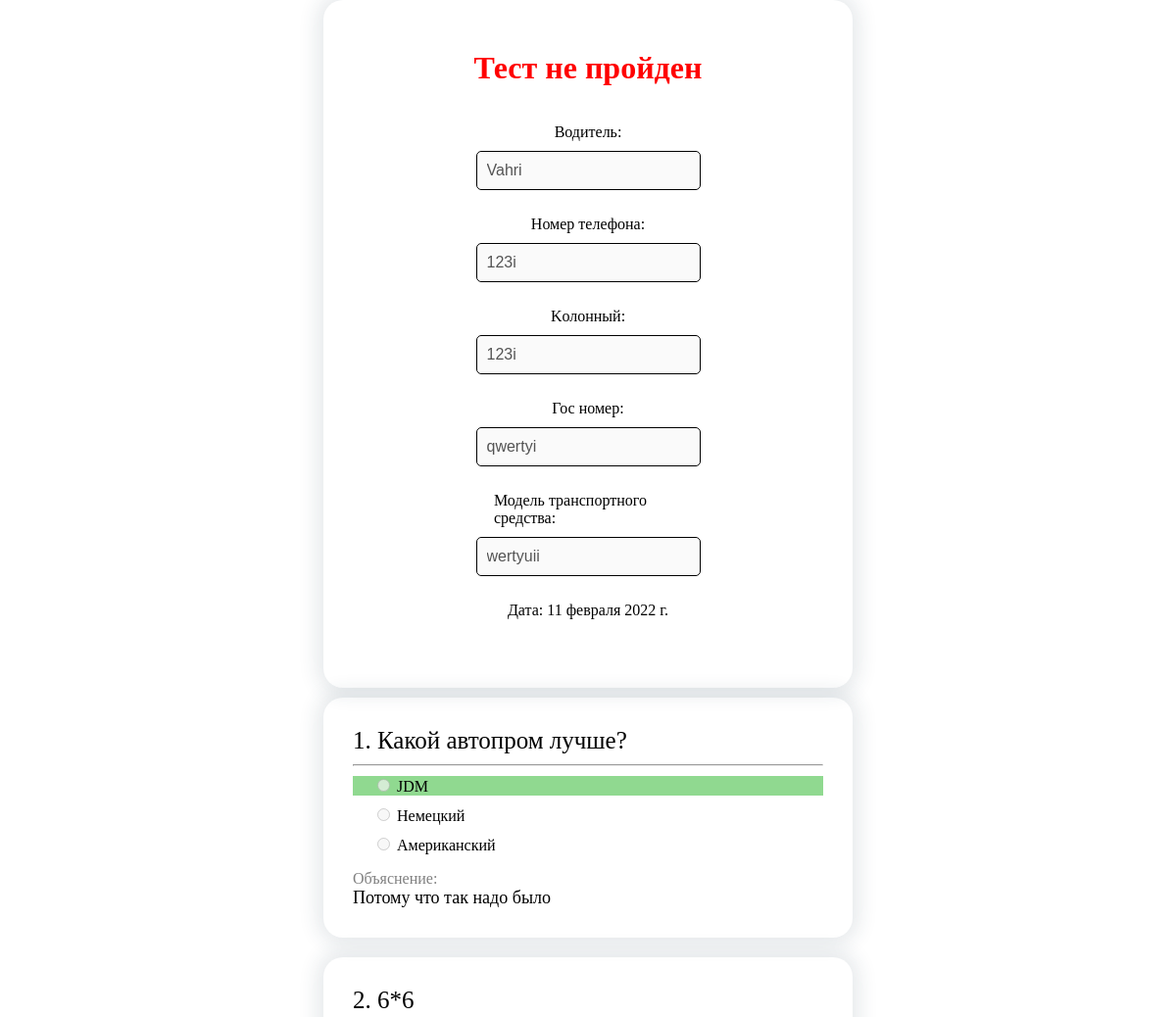
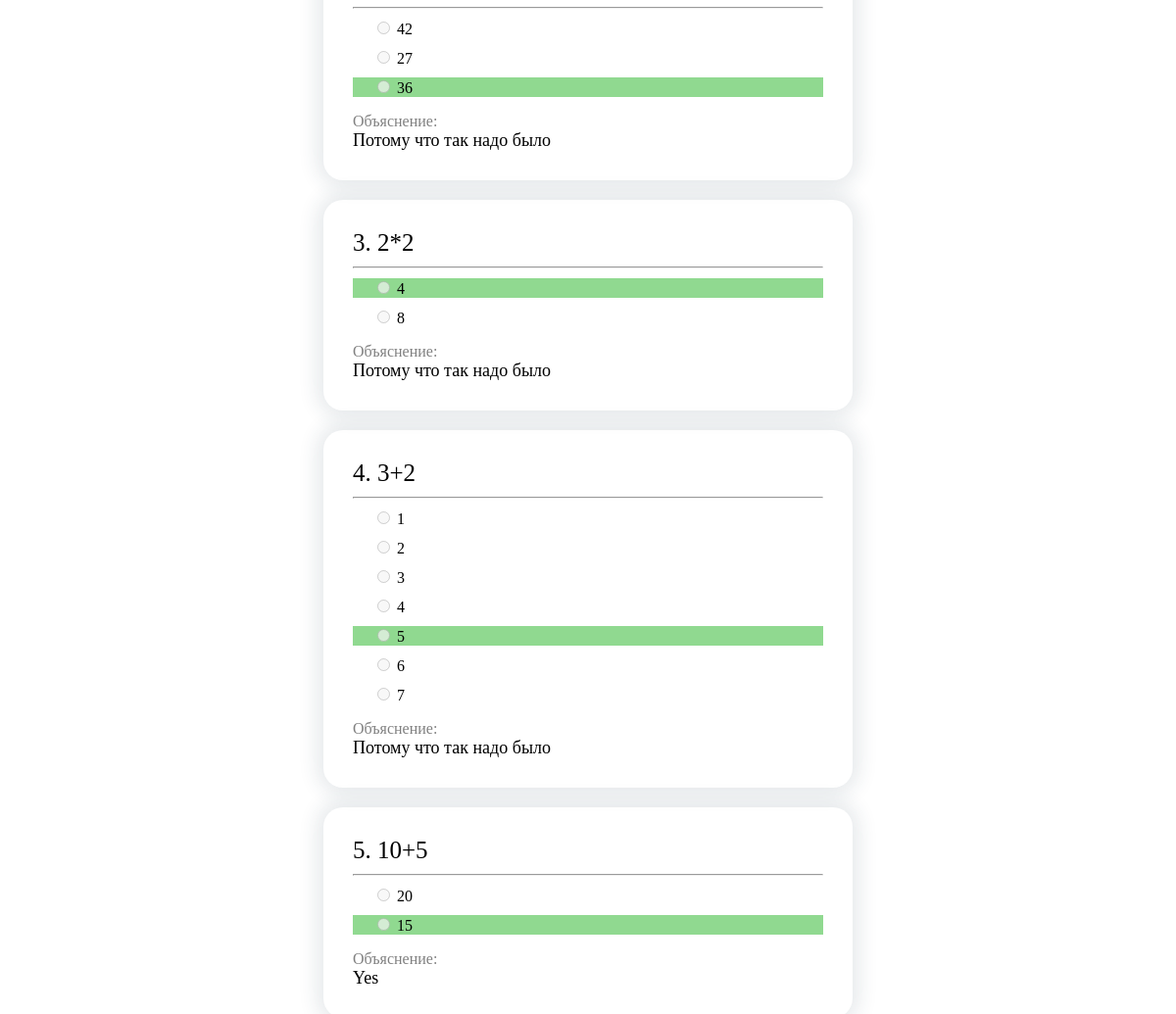
Page /test/8997a25ff3b4747bc80e on the committed database (2 pictures, top to bottom).
### main/models.py (models this page shows, shortened)
class Test(models.Model):
    token = models.CharField(verbose_name='Токен',help_text="Неповторимий элемент", max_length=100)
    fio = models.CharField(verbose_name='Водитель', max_length=100)
    number = models.CharField(verbose_name='Номер телефона', max_length=100)
    columnar = models.CharField(verbose_name='Kолонный', max_length=100)
    carNumber = models.CharField(verbose_name='Гос номер', max_length=100)
    carModel = models.CharField(verbose_name='Модель транспортного средства', max_length=100)
    successfully = models.BooleanField(verbose_name='Пройдено',blank=True)
    date = models.DateField(verbose_name='Дата', auto_now=True,)
    class Meta:
        verbose_name = 'Тест'
        verbose_name_plural = 'Тесты'

class Query(models.Model):
    query = models.TextField(verbose_name='Вопрос',max_length=4000)
    answer1 = models.CharField(verbose_name='Ответ 1', max_length=250)
    answer2 = models.CharField(verbose_name='Ответ 2', max_length=250)
    answer3 = models.CharField(verbose_name='Ответ 3 (не обязательно)', null=True, blank=True, max_length=250)
    answer4 = models.CharField(verbose_name='Ответ 4 (не обязательно)', null=True, blank=True, max_length=250)
    answer5 = models.CharField(verbose_name='Ответ 5 (не обязательно)', null=True, blank=True, max_length=250)
    answer6 = models.CharField(verbose_name='Ответ 6 (не обязательно)', null=True, blank=True, max_length=250)
    answer7 = models.CharField(verbose_name='Ответ 7 (не обязательно)', null=True, blank=True, max_length=250)
    correctAnswer = models.IntegerField(verbose_name='Правильный ответ')
    explanation = models.TextField(verbose_name='объяснение',max_length=2000,null=True, blank=True,)
    class Meta:
        verbose_name = 'Вопрос'
        verbose_name_plural = 'Вопросы'

### main/views.py (the view)
# urls.py: path('test/<str:token>', views.finishedTest),
def finishedTest(request,token):
    passedTets = Test.objects.get(token=token)
    passed = passedTets.successfully
    carNumber = passedTets.carNumber
    fio = passedTets.fio
    number = passedTets.number
    columnar = passedTets.columnar
    carModel = passedTets.carModel
    date = passedTets.date
    test = []
    querys = Query.objects.all()
    for i in range(len(querys)):
        dictonary = {
            'id': querys[i].pk,
            'count': i+1,
            'query': querys[i].query,
            'answer1': querys[i].answer1,
            'answer2': querys[i].answer2,
        }
        if querys[i].answer3:
            dictonary['answer3'] = querys[i].answer3
        if querys[i].answer4:
            dictonary['answer4'] = querys[i].answer4
        if querys[i].answer5:
            dictonary['answer5'] = querys[i].answer5
        if querys[i].answer6:
            dictonary['answer6'] = querys[i].answer6
        if querys[i].answer7:
            dictonary['answer7'] = querys[i].answer7
        dictonary['correctAnswer'] = querys[i].correctAnswer
        dictonary['explanation'] = querys[i].explanation
        test.append(dictonary)
    print(test)
    bigData = {
        'test': test,
        'carNumber':carNumber,
        'fio':fio,
        'number':number,
        'columnar':columnar,
        'carModel':carModel,
        'passed':passed,
        'date':date,
    }
    return render(request, 'main/finishedTest.html', bigData)

### main/templates/main/finishedTest.html (shortened to what this page needs)
{%load static%}
<!DOCTYPE html>
<html lang="en">
<head>
    <link rel="stylesheet" href="{%static 'css/style.css'%}">
</head>
<body>
    <div class="contact">
        {%if passed%}
            <h1 class="green">Тест пройден</h1>
            {%else%}
            <h1 class="red">Тест не пройден</h1>
        {%endif%}
        <div class="inputDiv">
            <p>Водитель:</p>
            <input id="fio" disabled value="{{fio}}" placeholder="Вводите ФИО" class="employe" type="text">
        </div>
        <div class="inputDiv">
            <p>Номер телефона:</p>
            <input id="number" disabled value="{{number}}" placeholder="Вводите номер телефона" class="company" type="text">
        </div>
        <div class="inputDiv">
            <p>Kолонный:</p>
            <input id="columnar" disabled value="{{columnar}}" placeholder="Kолонный" class="company" type="text">
        </div>
        <div class="inputDiv">
            <p>Гос номер:</p>
            <input id="carNumber" disabled value="{{carNumber}}" placeholder="Вводите гос номер" class="company" type="text">
        </div>
        <div class="inputDiv">
            <p>Модель транспортного средства:</p>
            <input id="carModel" disabled value="{{carModel}}" placeholder="Вводите модель ТС" class="company" type="text">
        </div>
        <div class="inputDiv">
            <p>Дата: {{date}}</p>
        </div>
    </div>
    <div class="tests">
        {%for i in test%}
        <div class="test">
            <p class="query">{{i.count}}. {{i.query}}</p>
            <hr>
            {%if i.correctAnswer == 1%}
                <div class="answer true">
                    <input type="radio" disabled id="{{i.id}}_answer1" onclick="testList.push(this.name)" name="query_{{i.count}}_{{i.id}}" >
                    <label for="{{i.id}}_answer1">{{i.answer1}}</label><br>
                </div>
            {%else%}
                <div class="answer">
                    <input type="radio" disabled id="{{i.id}}_answer1" onclick="testList.push(this.name)" name="query_{{i.count}}_{{i.id}}" >
                    <label for="{{i.id}}_answer1">{{i.answer1}}</label><br>
                </div>
            {%endif%}
            {%if i.correctAnswer == 2%}
                <div class="answer true">
                    <input type="radio" disabled id="{{i.id}}_answer2" onclick="testList.push(this.name)" name="query_{{i.count}}_{{i.id}}" >
                    <label for="{{i.id}}_answer2">{{i.answer2}}</label><br>
                </div>
            {%else%}
                <div class="answer">
                    <input type="radio" disabled id="{{i.id}}_answer2" onclick="testList.push(this.name)" name="query_{{i.count}}_{{i.id}}" >
                    <label for="{{i.id}}_answer2">{{i.answer2}}</label><br>
                </div>
            {%endif%}
            {%if i.answer3%}
                {%if i.correctAnswer == 3%}
                    <div class="answer true">
                        <input type="radio" disabled id="{{i.id}}_answer3" onclick="testList.push(this.name)" name="query_{{i.count}}_{{i.id}}" >
                        <label for="{{i.id}}_answer3">{{i.answer3}}</label><br>
                    </div>
                {%else%}
                    <div class="answer">
                        <input type="radio" disabled id="{{i.id}}_answer3" onclick="testList.push(this.name)" name="query_{{i.count}}_{{i.id}}" >
                        <label for="{{i.id}}_answer3">{{i.answer3}}</label><br>
                    </div>
                {%endif%}
            {%endif%}
            {%if i.answer4%}
                {%if i.correctAnswer == 4%}
                    <div class="answer true">
                        <input type="radio" disabled id="{{i.id}}_answer4" onclick="testList.push(this.name)" name="query_{{i.count}}_{{i.id}}" >
                        <label for="{{i.id}}_answer4">{{i.answer4}}</label><br>
                    </div>
                {%else%}
                    <div class="answer">
                        <input type="radio" disabled id="{{i.id}}_answer4" onclick="testList.push(this.name)" name="query_{{i.count}}_{{i.id}}" >
                        <label for="{{i.id}}_answer4">{{i.answer4}}</label><br>
                    </div>
                {%endif%}
            {%endif%}
            {%if i.answer5%}
                {%if i.correctAnswer == 5%}
                    <div class="answer true">
                        <input type="radio" disabled id="{{i.id}}_answer5" onclick="testList.push(this.name)" name="query_{{i.count}}_{{i.id}}" >
                        <label for="{{i.id}}_answer5">{{i.answer5}}</label><br>
                    </div>
                {%else%}
                    <div class="answer">
                        <input type="radio" disabled id="{{i.id}}_answer5" onclick="testList.push(this.name)" name="query_{{i.count}}_{{i.id}}" >
                        <label for="{{i.id}}_answer5">{{i.answer5}}</label><br>
                    </div>
                {%endif%}
            {%endif%}
            {%if i.answer6%}
                {%if i.correctAnswer == 6%}
                    <div class="answer true">
                        <input type="radio" disabled id="{{i.id}}_answer6" onclick="testList.push(this.name)" name="query_{{i.count}}_{{i.id}}" >
                        <label for="{{i.id}}_answer6">{{i.answer6}}</label><br>
                    </div>
                {%else%}
                    <div class="answer">
                        <input type="radio" disabled id="{{i.id}}_answer6" onclick="testList.push(this.name)" name="query_{{i.count}}_{{i.id}}" >
                        <label for="{{i.id}}_answer6">{{i.answer6}}</label><br>
                    </div>
                {%endif%}
            {%endif%}
            {%if i.answer7%}
                {%if i.correctAnswer == 7%}
                    <div class="answer true">
                        <input type="radio" disabled id="{{i.id}}_answer7" onclick="testList.push(this.name)" name="query_{{i.count}}_{{i.id}}" >
                        <label for="{{i.id}}_answer7">{{i.answer7}}</label><br>
                    </div>
                {%else%}
                    <div class="answer">
                        <input type="radio" disabled id="{{i.id}}_answer7" onclick="testList.push(this.name)" name="query_{{i.count}}_{{i.id}}" >
                        <label for="{{i.id}}_answer7">{{i.answer7}}</label><br>
                    </div>
                {%endif%}
            {%endif%}
                <p class="explanation">Объяснение:<br><span>{{i.explanation}}</span></p>
        </div>
        {%endfor%}
    </div>
</body>
</html>

### main/static/css/style.css (style rules this page uses)
body { margin: 0; }
* { transition: 0.3s; user-select: none; }
html { scroll-behavior: smooth; }
.contact input { border: 1px solid black; border-radius: 5px; font-size: 16px; margin: 10px; padding: 10px; }
.contact h1 { width: 100%; text-align: center; }
.contact { width: 40%; margin: auto; display: flex; align-items: center; justify-content: center; flex-direction: column; -webkit-box-shadow: 0px 0px 19px 7px rgba(34, 60, 80, 0.11); -moz-box-shadow: 0px 0px 19px 7px rgba(34, 60, 80, 0.11); box-shadow: 0px 0px 19px 7px rgba(34, 60, 80, 0.11); padding: 30px; border-radius: 20px; }
.inputDiv p { margin-bottom: 0; }
.inputDiv { width: 40%; display: flex; justify-content: center; align-items: center; flex-direction: column; }
.tests { width: 100%; display: flex; align-items: center; justify-content: center; flex-direction: column; }
.test { width: 40%; margin: 10px 0; -webkit-box-shadow: 0px 0px 19px 7px rgba(34, 60, 80, 0.11); -moz-box-shadow: 0px 0px 19px 7px rgba(34, 60, 80, 0.11); box-shadow: 0px 0px 19px 7px rgba(34, 60, 80, 0.11); padding: 30px; border-radius: 20px; }
.query { font-size: 25px; margin-top: 0; margin-bottom: 10px; }
.answer { margin: 10px 0; padding-left: 20px; }
.red { color: red; }
.true { background-color: rgba(19, 173, 19, 0.466); }
.explanation { color: gray; font-size: 16px; margin-bottom: 0; }
.explanation span { color: black; font-size: 18px; }

### rows in the picture
Test: fio "Vahri", number "123i", columnar "123i", carNumber "qwertyi", carModel "wertyuii", date "11 февраля 2022 г."
Query: query "Какой автопром лучше?", answer1 "JDM", answer2 "Немецкий", answer3 "Американский", explanation "Потому что так надо было"
Query: query "6*6", answer1 "42", answer2 "27", answer3 "36", explanation "Потому что так надо было"
Query: query "2*2", explanation "Потому что так надо было"
Query: count "4", query "3+2", answer1 "1", answer2 "2", answer3 "3", answer4 "4", answer5 "5", answer6 "6", answer7 "7", explanation "Потому что так надо было"
Query: query "10+5", answer1 "20", answer2 "15", explanation "Yes"

### other values in the picture
{{ i.count }} "1" "2" "3" "5"
{{ i.answer1 }} "4"
{{ i.answer2 }} "8"
